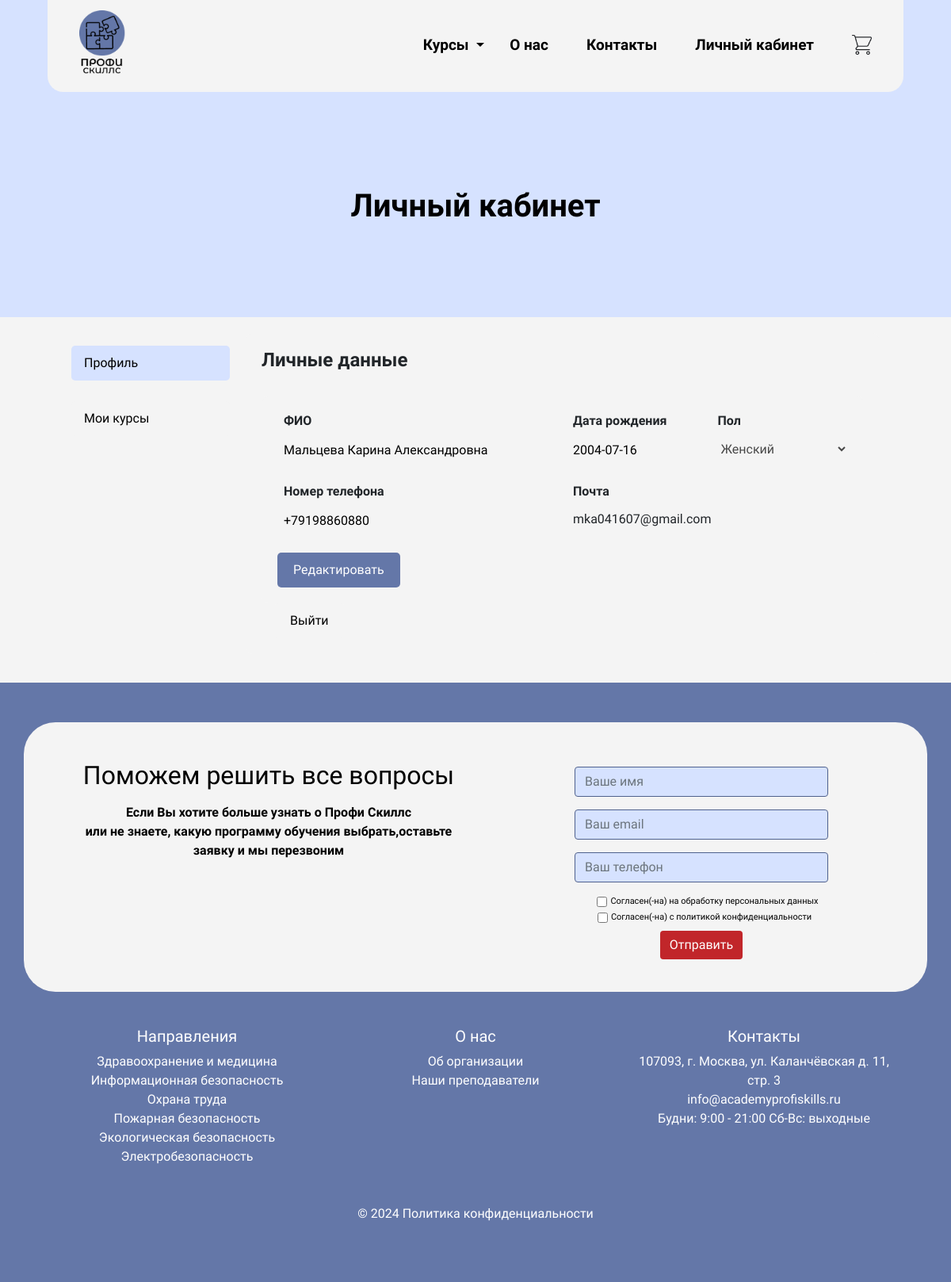
Page /authorization/profile/ (signed in) on the committed database.
### authorization/models.py (models this page shows, shortened)
class Profile(models.Model):
    user = models.OneToOneField(settings.AUTH_USER_MODEL, on_delete=models.CASCADE)
    date_of_birth = models.DateField(blank=True, null=True)
    name = models.CharField(max_length=80, blank=True)
    gender = models.CharField(max_length=10, choices=[('М', 'Мужской'), ('Ж', 'Женский')], blank=True)
    phone_number = models.CharField(max_length=15, blank=True)

### profi_main/models.py (models this page shows, shortened)
class Category(models.Model):
    name = models.CharField(max_length=200, db_index=True)
    slug = models.SlugField(max_length=200, db_index=True, unique=True)
    class Meta:
        ordering = ('name',)
        verbose_name = 'Категория'
        verbose_name_plural = 'Категории'
    def get_absolute_url(self):
        return reverse('profi_main:product_list_by_category',
            args=[self.slug])

### authorization/views.py (the view)
# urls.py: path('profile/', views.profile, name='profile'),
@login_required
def profile(request):
    if request.method == 'POST':
        form = ProfileForm(request.POST, instance=request.user.profile)
        if form.is_valid():
            form.save()
            return redirect('authorization:profile')
    else:
        form = ProfileForm(instance=request.user.profile)
    return render(request, 'auth/profile.html', {'form': form})

### authorization/forms.py (shortened to what this page needs)
class UserRegisterForm(UserCreationForm):
    email = forms.EmailField(required=True)
    phone_number = forms.CharField(max_length=15, required=True)
    class Meta:
        model = User
        fields = ['email', 'phone_number', 'password1', 'password2']

### authorization/context_processors.py (called while the page is built)
def register_form(request):
    form = UserRegisterForm()
    return {'register_form': form}

### cart/context_processors.py (called while the page is built)
def cart(request):
    return {'cart': Cart(request)}

### profi_main/context_processors.py (called while the page is built)
def categories(request):
    return {'categories': Category.objects.all()}

def product_list(request, category_slug=None):
    category = None
    categories = Category.objects.all()
    products = Product.objects.filter(available=True)
    if category_slug:
        category = get_object_or_404(Category, slug=category_slug)
        products = products.filter(category=category)
    return {  'products': products }

def contact_form(request):
    return {
        'contact_form': ContactForm(prefix='contact')
    }

### templates/auth/profile.html (shortened to what this page needs)
{% extends "base_generic.html" %}
{% load widget_tweaks %}
{% load static %}
{% block header %}
<section class="hero2">
    <section class="container">
        <header class="mb-0">
            <div class="container">
                <nav class="navbar navbar-expand-lg navbar-light">
                    <a class="navbar-brand"  href="{% url 'profi_main:index' %}">
                        <img src="{% static 'img/logo.png' %}" alt="Logo" class="ml-4 mr-5">
                    </a>
                    <div class="collapse navbar-collapse" id="navbarNav">
                        <ul class="navbar-nav ml-auto">
                            <li class="nav-item dropdown">
                                <a class="nav-link dropdown-toggle pl-3" style="color: black;" href="#" id="navbarDropdownMenuLink" role="button" data-toggle="dropdown" aria-haspopup="true" aria-expanded="false">
                                    Курсы
                                </a>
                            </li>
                            <li class="nav-item pl-3 pr-3"><a style="color: black;" href="{% url 'profi_main:about' %}" class="nav-link">О нас</a></li>
                            <li class="nav-item ml-3 pr-3"><a style="color: black;" href="{% url 'profi_main:contacts' %}" class="nav-link">Контакты</a></li>
                                {% if request.user.is_authenticated %}
                                <li class="nav-item pl-3 pr-3"><a style='color:black' href="{% url 'authorization:profile' %}" class="nav-link">Личный кабинет</a></li>
                                <li class="nav-item pl-3 pr-3">
                                    <a style='color:black'  href="{% url 'cart:cart_detail' %}" class="nav-link">
                                        <img style="width:25px; height:25px" src="{% static 'img/basket.png' %}" alt="Basket" class="mb-1">
                                    </a>
                                </li>
                                {% endif%}
                        </ul>
                    </div>
                </nav>
            </div>
        </header>
        <div class="container mt-4 pt-5 mb-5">
            <article class="zagolovok2 mt-5 text-center">
                <h1>Личный кабинет</h1>
            </article>
        </div>
    </section>
</section>
{% endblock %}
{% block content2 %}
<div class="container2">
  <div class="sidebar">
    <a class="btn mt-3 nav-item pl-3 pr-3 active" href="{% url 'authorization:profile' %}">Профиль</a>
    <a class="btn mt-3 nav-item pl-3 pr-3" href="{% url 'my_courses' %}">Мои курсы</a>
  </div>
  <div class="profile-container">
    <div class="profile-header">
      <h2>Личные данные</h2>
    </div>
    <form method="post" class="profile-form">
        <div class="form-row">
          <div class="form-group3 col-md-6 col-sm-12 ">
            <label class='pl-2' for="{{ form.name.id_for_label }}">ФИО</label>
            {{ form.name|add_class:"form-control3 w-100" }}
          </div>
          <div class="form-group3 col-md-3  col-sm-12">
            <label class='pl-2' for="{{ form.date_of_birth.id_for_label }}">Дата рождения</label>
            {{ form.date_of_birth|add_class:"form-control3" }}
          </div>
          <div class="form-group3 col-md-3  col-sm-12">
            <label class='pl-2' for="{{ form.gender.id_for_label }}">Пол</label>
            {{ form.gender|add_class:"form-control3" }}
          </div>
        </div>
        <div class="form-row">
          <div class="form-group3 col-md-6 col-sm-12">
            <label class='pl-2' for="{{ form.phone_number.id_for_label }}">Номер телефона</label>
            {{ form.phone_number|add_class:"form-control3" }}
          </div>
          <div  class="form-group3 ml-2 col-md-4  col-sm-12">
            <label style='padding-bottom:6px' for="{{ form.email.id_for_label }}">Почта</label>
            {{request.user.username }}
          </div>
        </div>
        <button type="button" id="edit-btn" class="btn btn-primary2">Редактировать</button>
      </form>
      <form class="pl-3" method="post" action="{% url 'authorization:logout' %}">
        <button type="submit" class="btr">Выйти</button>
    </form>
  </div>
</div>
{% endblock %}

### templates/base_generic.html (shortened to what this page needs)
{% load static %}
{% load widget_tweaks %}
<!DOCTYPE html>
<html lang="ru">
<head>
    <link rel="stylesheet" href="{% static 'css/style.css' %}">
    <link href="https://stackpath.bootstrapcdn.com/bootstrap/4.5.2/css/bootstrap.min.css" rel="stylesheet">
</head>
<body>
        {%block header%}{%endblock%}
        {%block content2%}
        {%endblock%}
{%block footer%}
    <footer class="footer mt-3">
        <div class="container text-center ">
            <section class="cta2 text-center row" >
                <div class="text-container col-lg-6 col-md-12 col-sm-12">
                    <h2 class="mt-5 pl-lg-5">Поможем решить все вопросы</h2>
                    <p class="pl-lg-5 pt-2">Если Вы хотите больше узнать о Профи Скиллс<br> или не знаете, какую программу обучения выбрать,оставьте заявку и мы перезвоним</p>
                </div>
                <div class="form-container col-lg-6 col-md-12 col-sm-12 mt-2">
                    <form method="POST" class="form-inline flex-column" action="{% url 'contact' %}">
                        <div class="form-group mt-5 mb-3 mt-2 mx-auto">
                            {{ contact_form.name }}
                        </div>
                        <div class="form-group mb-3 mx-auto">
                            {{ contact_form.email }}
                        </div>
                        <div class="form-group mb-3 mx-auto">
                            {{ contact_form.phone_number }}
                        </div>
                        <div class="form-check mb-1 pl-3" style="font-size:11px;font-weight: 500;">
                            <input class="form-check-input" type="checkbox" value="" id="consent6" required>
                            <label class="form-check-label" for="consent6">
                                Согласен(-на) на обработку персональных данных
                            </label>
                        </div>
                        <div class="form-check mb-2  ml-2" style="font-size:11px;font-weight: 500;">
                            <input class="form-check-input" type="checkbox" value="" id="consent5" required>
                            <label class="form-check-label" for="consent5">
                                Согласен(-на) с политикой конфиденциальности
                            </label>
                        </div>
                        <div class="form-group mb-3 mx-auto">
                            <button type="submit" class="btn btn-primary">Отправить</button>
                        </div>
                    </form>
                </div>
            </section>
            <div class="container p-4">
                <div class="row">
                    <div class="col-lg-4 col-md-6 mb-4">
                        <h5 class="">Направления</h5>
                        <ul class="list-unstyled mb-0">
                            {% for c in categories %}
                            <li>
                            <a class="" href="{{ c.get_absolute_url }}">{{ c.name }}</a>
                            </li>
                            {% endfor %}
                        </ul>
                    </div>
                    <div class="col-lg-4 col-md-6 mb-4">
                        <h5 class="">О нас</h5>
                        <ul class="list-unstyled mb-0">
                        <li>
                           <a class=""  href="{% url 'profi_main:about' %}"> Об организации</a>
                            </li>
                            <li>
                                <a class=""  href="{% url 'profi_main:about' %}">Наши преподаватели</a>
                                </li>
                        </ul>
                    </div>
                    <div class="col-lg-4 col-md-6 mb-4">
                        <h5 class="">Контакты</h5>
                            <ul class="list-unstyled mb-0">
                                <li>107093, г. Москва, ул. Каланчёвская д. 11, стр. 3</li>
                                <li>info@academyprofiskills.ru</li>
                                <li>Будни: 9:00 - 21:00 Сб-Вс: выходные</li>
                            </ul>
                    </div
                    >
                    <div class="col-lg-12 col-md-12 mb-0 mt-4">
                        © 2024 <a href="{% static 'pdf/privacy_policy.pdf' %}" download="Политика_конфиденциальности.pdf">Политика конфиденциальности</a>
                    </div>
                </div>
            </div>
        </div>
    </footer>
{%endblock%}
</body>
</html>

### static/css/style.css (style rules this page uses)
body { background-color: #F4F4F4; font-family: 'Montserrat Alternates', sans-serif; }
.hero2 { background-color: #D6E2FF; background-size: cover; padding: 0; position: relative; color: black; height: 400px; }
.navbar { font-weight: 600; font-size: 19px; background-color: #F4F4F4; position: relative; z-index: 6; border-radius: 0 0 20px 20px; }
.navbar img { width: 65px; }
.cta2 { background-color: #F4F4F4; border-radius: 40px; font-weight: 700; z-index: 6; color: black; margin-bottom: 20px; height: 340px; }
.footer { background: #6477A8; color: #FFF; padding: 50px 0; }
.form-inline { align-items: center; }
.form-group { margin-bottom: 15px; }
.form-group input, .form-group button { width: 100%; border: 2px solid #17191D; background-color: #D6E2FF; }
.form-group button { border: none; background-color: #C1262A; }

### templates/auth/profile.html (style rules this page uses)
body { background-color: #F4F4F4; font-family: 'Montserrat Alternates', sans-serif; }
.container2 { display: flex; padding: 20px; justify-content: center; }
.zagolovok2 { text-align: center; }
.zagolovok2 h1 { font-weight: 700; }
.sidebar { width: 200px; margin-right: 20px; }
.sidebar .btn { width: 100%; margin-bottom: 10px; background-color: #F4F4F4; border: none; color: #000; text-align: left; padding: 10px; cursor: pointer; border-radius: 5px; }
.sidebar .btn.active { background-color: #D6E2FF; color: #000; }
.profile-container { border-radius: 10px; padding: 20px; background-color: #F4F4F4; flex-grow: 1; max-width: 800px; }
.profile-header { text-align: left; margin-bottom: 30px; }
.profile-header h2 { font-size: 24px; font-weight: bold; margin: 0; }
.profile-form { display: flex; flex-direction: column; background-color: #F4F4F4; padding: 20px; border-radius: 10px; }
.form-group3 { margin-bottom: 20px; }
.form-group3 label { font-weight: bold; display: block; margin-bottom: 5px; }
.form-control3 { width: 100%; padding: 8px; border: none; border-radius: 0; background-color: #F4F4F4; }
.form-control3[disabled] { color: black; }
.btn-primary2 { background-color: #6477A8; border: none; color: white; padding: 10px 20px; border-radius: 5px; cursor: pointer; align-self: flex-start; }
.btr { border: none; background-color: #F4F4F4; color: black; padding: 10px 20px; border-radius: 5px; cursor: pointer; align-self: flex-start; }

### templates/base_generic.html (style rules this page uses)
footer a { color: white;text-decoration: none }
body { background-color: #F4F4F4; font-family: 'Montserrat Alternates', sans-serif; z-index: 5; }

### rows in the picture
Profile: name "Мальцева Карина Александровна", date_of_birth "2004-07-16", gender "Женский", phone_number "+79198860880"
Category: name "Здравоохранение и медицина"
Category: name "Информационная безопасность"
Category: name "Охрана труда"
Category: name "Пожарная безопасность"
Category: name "Экологическая безопасность"
Category: name "Электробезопасность"

### other values in the picture
{{ request.user.username }} "mka041607@gmail.com"
